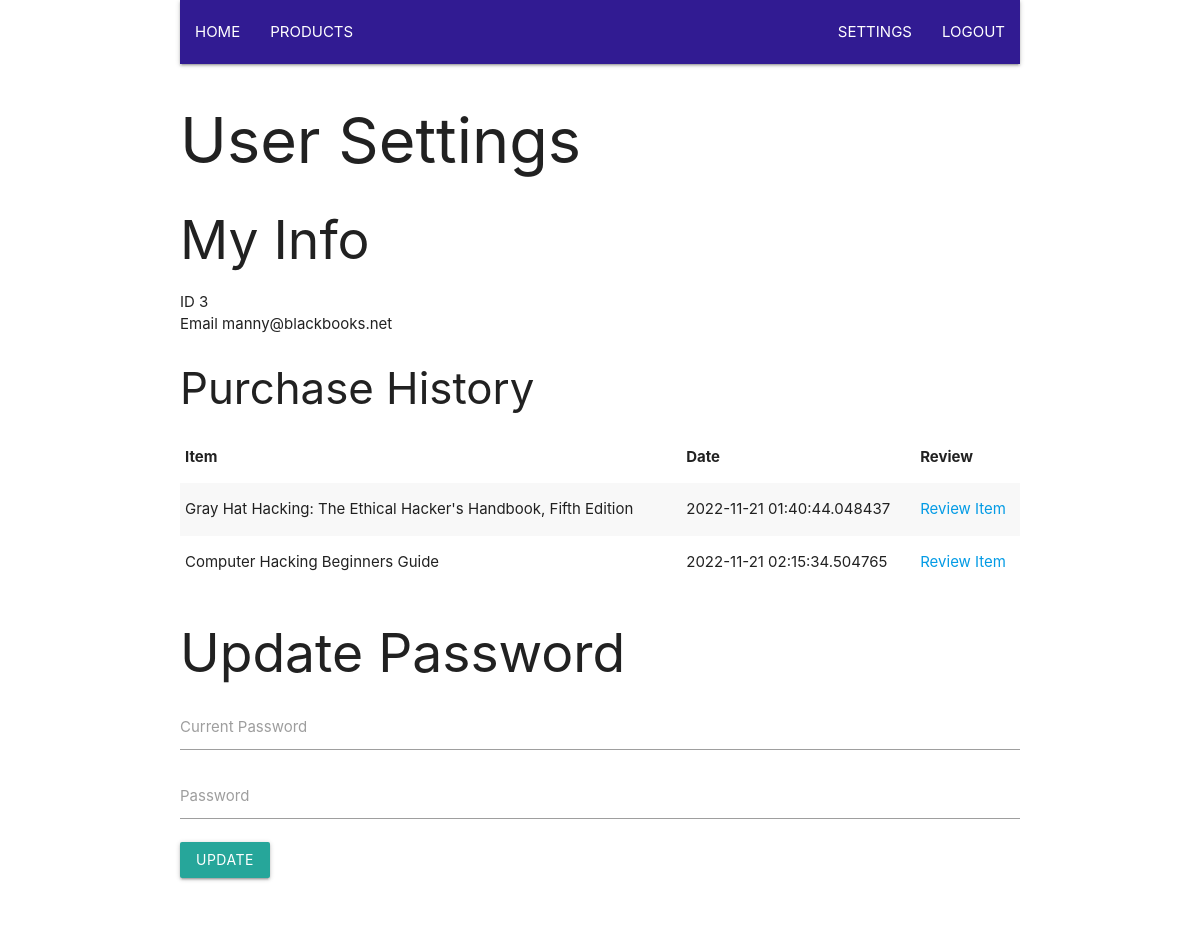
Page /user/settings (signed in) on the committed database.
### tables this page shows
CREATE TABLE user (
   id INTEGER PRIMARY KEY,
   email TEXT NOT NULL,
   password TEXT NOT NULL,
   passwordHash TEXT NOT NULL,
   role TEXT NOT NULL
   );

CREATE TABLE purchase (
  id INTEGER PRIMARY KEY,
  userID INTEGER NOT NULL,
  productID INTEGER NOT NULL,
  date DATE
  );

CREATE TABLE product (
   id INTEGER PRIMARY KEY,
   name TEXT NOT NULL,
   description TEXT NOT NULL,
   price REAL,
   image TEXT
   );

### app/views.py (the view)
@app.route("/user/settings")
def settings():
    currentUser = getCurrent()
    route = "/user/{0}/settings".format(currentUser)
    currentIp = flask.request.remote_addr
    theQry = "Select * FROM User WHERE id = '{0}'".format(currentUser)
    thisUser =  query_db(theQry, one=True)
    logAnalytics(currentIp, route)
    if not thisUser:
        flask.flash("No Such User")
        return flask.redirect(flask.url_for("index"))
    theSQL = f"Select * FROM purchase WHERE userID = {currentUser}"
    purchaces = query_db(theSQL)
    theSQL = """
    SELECT productId, date, product.name
    FROM purchase
    INNER JOIN product ON purchase.productID = product.id
    WHERE userID = {0};
    """.format(currentUser)
    purchaces = query_db(theSQL)
    return flask.render_template("usersettings.html",
                                 user = thisUser,
                                 purchaces = purchaces)

### app/helper.py (called while the page is built)
def getCurrent():
    if (flask.session.get("admin")):
        return str(flask.session.get("admin"))
    return str(flask.session.get("user"))

def logAnalytics(ip, route):
    now = datetime.now()
    dt_string = now.strftime("%d/%m/%Y %H:%M:%S")
    f = open("C:/Users/Josh_2/Desktop/6005_CW/6005-CW-Teplate/analytics/{0}.txt".format(ip), 'a')
    f.close()
    f = open("C:/Users/Josh_2/Desktop/6005_CW/6005-CW-Teplate/analytics/{0}.txt".format(ip), 'r+')
    content = f.read()
    f.seek(0, 0)
    f.write("=========================================\n\n   Connection from: '{0}'\n   to '{1}'\n   {2}\n   method: '{3}'\n\n=========================================\n\n".format(ip, route, dt_string, flask.request.method).rstrip('\r\n') + '\n' + content)
    f.close()

### app/meta.py (called while the page is built)
def make_dicts(cursor, row):
    return dict((cursor.description[idx][0], value)
                for idx, value in enumerate(row))

def get_db():
    db = getattr(g, '_database', None)
    if db is None:
        db = g._database = sqlite3.connect(DATABASE)
    db.row_factory = make_dicts
    return db

def query_db(query, args=(), one=False):
    cur = get_db().execute(query, args)
    rv = cur.fetchall()
    cur.close()
    return (rv[0] if rv else None) if one else rv

@app.teardown_appcontext
def close_connection(exception):
    db = getattr(g, '_database', None)
    if db is not None:
        db.close()

### app/templates/usersettings.html
{% extends "base.html" %}
{% block content %}
<div class="row">
  <h1> User Settings </h1>
  <h2>My Info</h2>
  <ul>
    <li>ID {{user.id}}</li>
    <li>Email {{user.email}}</li>
  </ul>
<div class="row">
  <h3>Purchase History</h3>
  <table  class="striped">
    <thead>
      <tr>
	<th>Item</th>
	<th>Date</th>
	<th>Review</th>
      </tr>
    </thead>
  {% for item in purchaces %}
    <tr>
    <td>{{ item.name }} </td>
    <td>{{ item.date }} </td>
    <td><a href="{{url_for('reviewItem', itemId=item.productID)}}">Review Item</a></td>
  </tr>
  {% endfor %}
  </table>
</div>
<div class="row">
  <h2>Update Password</h2>
  <form method="POST" action="{{url_for('updateUser', userId=user.id ) }}">
    <div class="input-field">
      <input id="current" name="current" type="password"/>
      <label for="current">Current Password<label>
    </div>
    <div class="input-field">
      <input id="password" name="password" type="password"/>
    <label for="password">Password<label>
    </div>
    <button class="waves-effect waves-light btn">Update</button>
  </form>
</div>
{% endblock content %}

### rows in the picture
user: id "3", email "manny@blackbooks.net"
purchase: name "Gray Hat Hacking: The Ethical Hacker's Handbook, Fifth Edition", date "2022-11-21 01:40:44.048437"
purchase: name "Computer Hacking Beginners Guide", date "2022-11-21 02:15:34.504765"
